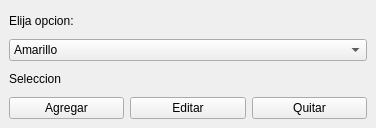
<?xml version="1.0" encoding="UTF-8"?>
<ui version="4.0">
 <class>MainWindow</class>
 <widget class="QMainWindow" name="MainWindow">
  <property name="geometry">
   <rect>
    <x>0</x>
    <y>0</y>
    <width>376</width>
    <height>128</height>
   </rect>
  </property>
  <property name="windowTitle">
   <string>MainWindow</string>
  </property>
  <widget class="QWidget" name="centralwidget">
   <layout class="QVBoxLayout" name="verticalLayout">
    <item>
     <widget class="QLabel" name="label">
      <property name="text">
       <string>Elija opcion:</string>
      </property>
     </widget>
    </item>
    <item>
     <widget class="QComboBox" name="opciones">
      <property name="currentIndex">
       <number>0</number>
      </property>
      <item>
       <property name="text">
        <string>Amarillo</string>
       </property>
      </item>
      <item>
       <property name="text">
        <string>Azul</string>
       </property>
      </item>
      <item>
       <property name="text">
        <string>Rojo</string>
       </property>
      </item>
      <item>
       <property name="text">
        <string>Verde</string>
       </property>
      </item>
     </widget>
    </item>
    <item>
     <widget class="QLabel" name="seleccion">
      <property name="text">
       <string>Seleccion</string>
      </property>
     </widget>
    </item>
    <item>
     <layout class="QHBoxLayout" name="horizontalLayout">
      <item>
       <widget class="QPushButton" name="agregar">
        <property name="text">
         <string>Agregar</string>
        </property>
       </widget>
      </item>
      <item>
       <widget class="QPushButton" name="editar">
        <property name="text">
         <string>Editar</string>
        </property>
       </widget>
      </item>
      <item>
       <widget class="QPushButton" name="quitar">
        <property name="text">
         <string>Quitar</string>
        </property>
       </widget>
      </item>
     </layout>
    </item>
   </layout>
  </widget>
 </widget>
 <resources/>
 <connections/>
</ui>
